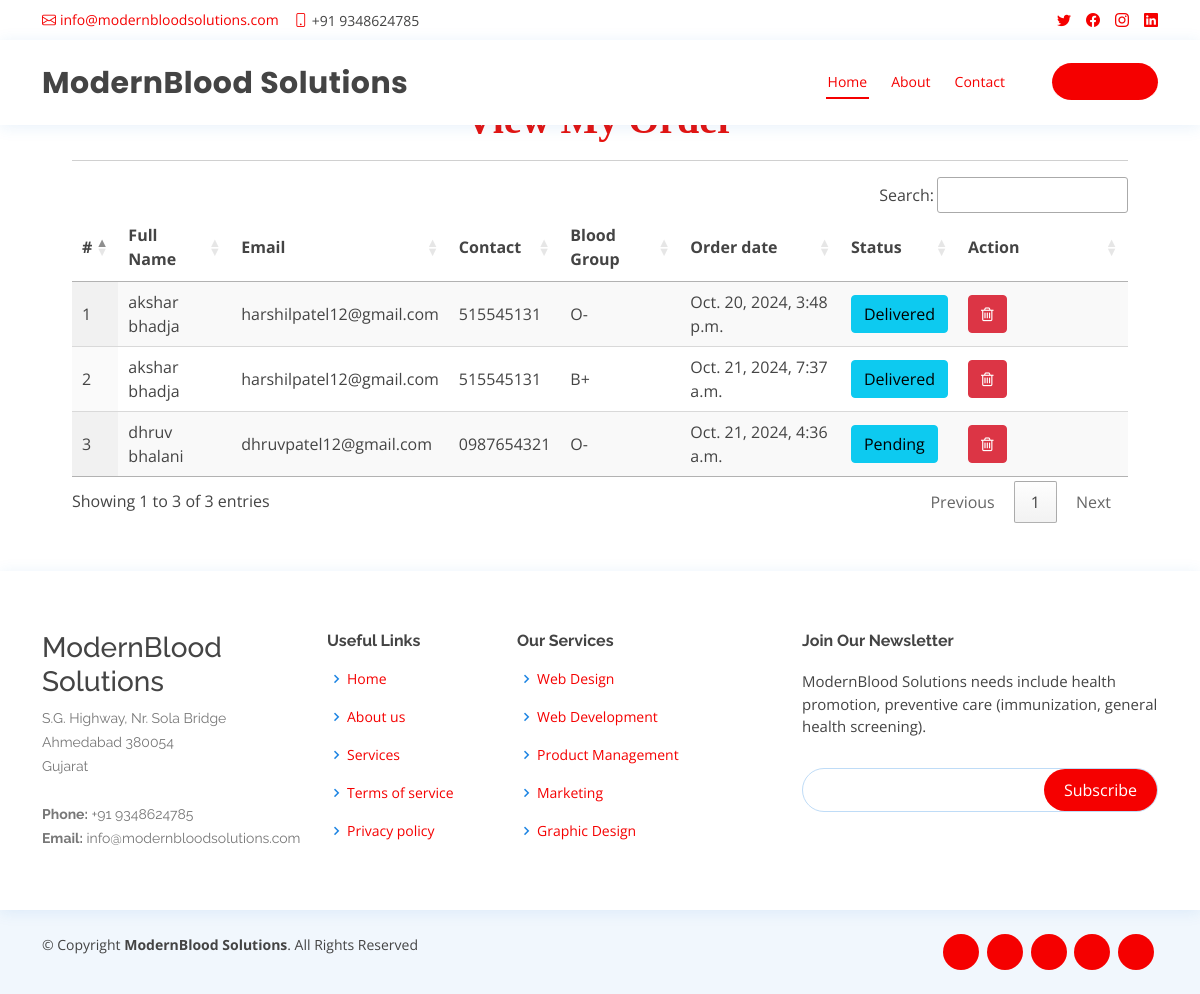
The app's page /all_order with its own data.
### blood_app/models.py (models this page shows, shortened)
class Order(models.Model):
    status = models.CharField(max_length=100, null=True, blank=True)
    user = models.ForeignKey(UserProfile, on_delete=models.CASCADE, null=True, blank=True)
    blood_donation = models.ForeignKey(Blood_Donation, on_delete=models.CASCADE, null=True, blank=True)
    amount = models.CharField(max_length=100, null=True, blank=True)
    created = models.DateTimeField(auto_now=True,null=True)

class UserProfile(models.Model):
    user = models.ForeignKey(User, on_delete=models.CASCADE, null=True)
    contact = models.CharField(max_length=100, null=True)
    address = models.CharField(max_length=100, null=True)
    blood_group = models.ForeignKey(Category, on_delete=models.CASCADE, null=True, blank=True)
    dob = models.DateField(null=True)
    image = models.FileField(null=True)

class Blood_Donation(models.Model):
    status = models.CharField(max_length=100, null=True, blank=True)
    user = models.ForeignKey(UserProfile, on_delete=models.CASCADE, null=True, blank=True)
    blood_group = models.ForeignKey(Category, on_delete=models.CASCADE, null=True, blank=True)
    place = models.CharField(max_length=100, null=True, blank=True)
    purpose = models.CharField(max_length=100, null=True, blank=True)
    created = models.DateTimeField(auto_now=True,null=True)
    active = models.BooleanField(null=True, blank=True, default=False)

class Category(models.Model):
    name = models.CharField(max_length=100, null=True, blank=True)

### blood_app/views.py (the view)
# urls.py: path('all_order', all_order, name='all_order'),
def all_order(request):
    data = Order.objects.filter()
    return render(request, "all_order.html",{'data':data})

### blood_app/templates/all_order.html
{% extends 'index.html' %}
{% load static %}
{% block body %}
<div class="container-fluid" style="width:90%;margin-top:8%">
                    <div class="container-fluid">
                        <h1 align="center" style="font-weight:bold;font-family : 'Monotype Corsiva' ; color : #E6120E ;margin-top:4%">View My Order</h1>
                         </div><hr>
                                <table id="example" class="display" style="width:100%">
                                  <thead>
                                    <tr>
                                      <th>#</th>
                                      <th>Full Name</th>
                                      <th>Email</th>
                                      <th>Contact</th>
                                      <th>Blood Group</th>
                                      <th>Order date</th>
                                      <th>Status</th>
                                      <th>Action</th>
                                  </tr>
                              </thead>
                              <tbody>
                              {% for i in data %}
                                <tr>
                                  <td>{{forloop.counter}}</td>
                                  <td>{{i.user.user.first_name}} {{i.user.user.last_name}}</td>
                                  <td>{{i.user.user.email}}</td>
                                  <td>{{i.user.contact}}</td>
                                  <td>{{i.blood_donation.blood_group.name}}</td>
                                  <td>{{i.created}}</td>
                                  <td>
                                        <a href="{% url 'change_order_status' i.id %}" ><button class="btn btn-info" onclick="return confirm('Are you sure to change status?')">{{i.status}}</button></a>
                                  </td>
                                    <td style="width:150px">
                                      <a href="{% url 'delete_order' i.id %}" ><button class="btn btn-danger" onclick="return confirm('Are you sure?')"><i class="fa fa-trash-o"></i></button></a></td>
                              </tr>
                              {% endfor %}
                          </tbody>
                      </table>
                  </div>
{% endblock %}

### blood_app/static/css/style.css (style rules this page uses)
body { font-family: "Open Sans", sans-serif; color: #444444; }
a { color: #f50000 !important; text-decoration: none; }
h1, h2, h3, h4, h5, h6 { font-family: "Raleway", sans-serif; }

### records on screen
Order: user.user.first_name "akshar", user.user.last_name "bhadja", user.user.email "harshilpatel12@gmail.com", user.contact "515545131", blood_donation.blood_group.name "O-", created "Oct. 20, 2024, 3:48 p.m.", status "Delivered"
Order: user.user.first_name "akshar", user.user.last_name "bhadja", user.user.email "harshilpatel12@gmail.com", user.contact "515545131", blood_donation.blood_group.name "B+", created "Oct. 21, 2024, 7:37 a.m.", status "Delivered"
Order: user.user.first_name "dhruv", user.user.last_name "bhalani", user.user.email "dhruvpatel12@gmail.com", user.contact "0987654321", blood_donation.blood_group.name "O-", created "Oct. 21, 2024, 4:36 a.m.", status "Pending"
